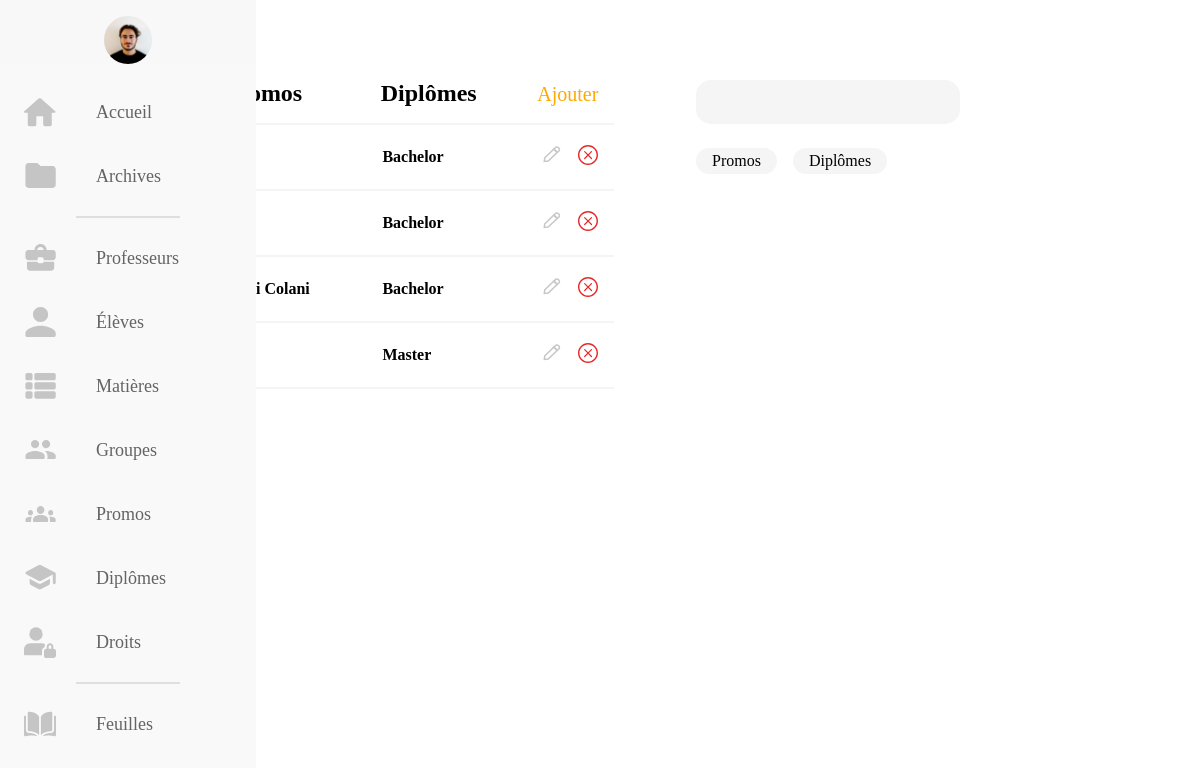
The app's page /src/asset/back-office/promos/promos.php (signed in) with its own data.
### tables this page shows
CREATE TABLE `promo` (
  `idPromo` int(11) NOT NULL,
  `idDiplome` int(11) DEFAULT NULL,
  `nomPromo` varchar(20) NOT NULL,
  `dateCreation` year(4) NOT NULL
);

CREATE TABLE `diplome` (
  `idDiplome` int(11) NOT NULL,
  `nomDiplome` varchar(20) NOT NULL,
  `dureeDiplome` int(11) NOT NULL
);

### src/asset/back-office/promos/promos.php (the view, shortened to what this page needs)
<?php
if ( $_SESSION['isAdmin']==1 && $_SESSION['isActualUser'] == 1 ){
?>
<!DOCTYPE html>
<html lang="fr">
<head>
    <link rel="stylesheet" href="https://pro.fontawesome.com/releases/v5.15.1/css/all.css" type="text/css">
    <link rel="stylesheet" href="../../../css/matieres.css">
</head>
<body>
    <?php
        include "../../client-side/connexionBDD.php";
            $stmt = $dbh->prepare("SELECT nomPromo, promo.idPromo, diplome.idDiplome, diplome.nomDiplome FROM promo, diplome WHERE diplome.idDiplome = promo.idDiplome ORDER by nomPromo");
            $donnees = $stmt->execute();
    ?>
<nav class="navbar">
    <ul class="navbar-nav">
      <li class="logo">
        <a href="#" class="nav-link">
        <?php if (isset($_SESSION['photoUser'])){
            ?>  <img class="" src="../../../../images-users/<?php echo $_SESSION['photoUser'] ?>"  alt=""> <?php
          }
          else { ?>
            <span class="link-text logo-text" > <?php echo $_SESSION['name'];?></span>
          <?php  } ?>
        </a>
      </li>
      <li class="nav-item">
        <a href="../home.php" class="nav-link">
        <img src="../../../img/Icons/HomeOrange.svg" alt="">
        <span class="link-text">Accueil</span>
        </a>
      </li>
      <li class="nav-item">
        <a href="../archives.php" class="nav-link">
        <img src="../../../img/Icons/FolderOrange.svg" alt="">
        <span class="link-text">Archives</span>
        </a>
      </li>
      <hr class="separator">
      <li class="nav-item">
        <a href="../profs/profs.php" class="nav-link">
        <img src="../../../img/Icons/MaletteOrange.svg" alt="">
        <span class="link-text">Professeurs</span>
        </a>
      </li>
      <li class="nav-item">
        <a href="../eleves/eleves.php" class="nav-link">
        <img src="../../../img/Icons/UserOrange.svg" alt="">
        <span class="link-text">Élèves</span>
        </a>
      </li>
      <li class="nav-item">
        <a href="../matieres/matieres.php" class="nav-link">
        <img src="../../../img/Icons/ParamsOrange.svg" alt="">
        <span class="link-text">Matières</span>
        </a>
      </li>
      <li class="nav-item">
        <a href="../groupes/groupes.php" class="nav-link">
        <img src="../../../img/Icons/2UsersOrange.svg" alt="">
        <span class="link-text">Groupes</span>
        </a>
      </li>
      <li class="nav-item">
        <a href="../promos/promos.php" class="nav-link">
        <img src="../../../img/Icons/3UsersOranges.svg" alt="">
        <span class="link-text">Promos</span>
        </a>
      </li>
      <li class="nav-item">
        <a href="../diplomes/diplomes.php" class="nav-link">
        <img src="../../../img/Icons/DiplomeOrange.svg" alt="">
        <span class="link-text">Diplômes</span>
        </a>
      </li>
      <li class="nav-item">
        <a href="../droits/droits.php" class="nav-link">
        <img src="../../../img/Icons/profile.svg" alt="">
        <span class="link-text">Droits</span>
        </a>
      </li>
      <hr class="separator">
      <li class="nav-item">
        <a href="../../../../../workshop-test" class="nav-link">
        <img src="../../../img/Icons/books.svg" alt="">
        <span class="link-text">Feuilles</span>
        </a>
      </li>
    </ul>
  </nav>
        <main>
        <div id="containerList">
          <div class="containerTools">
            <h2 class="hRole">Promos</h2>
            <h2 class="hRole">Diplômes</h2>
            <a href="promos-create.php">Ajouter</a>
            <div class="filtres">
                <input class="search" placeholder="&#xF002;" />
                <div class="filtresSort">
                  <span class='sort' data-sort='nomPromos' data-default-order='asc'>Promos</span>
                  <span class='sort' data-sort='nomDiplomes' data-default-order='asc'>Diplômes</span>
                </div>
              </div>
          </div>
        <ul class="list">
        <?php
            while ($donnees = $stmt->fetch()){
        ?>
          <li class="liList">
            <div class="containerPromos nomPromos">
              <?php echo $donnees['nomPromo']?>
            </div>
            <div class="containerDiplomes nomDiplomes">
              <?php echo $donnees['nomDiplome']?>
            </div>
            <div class="containerActions">
              <a href="promos-create.php?action=edit&amp;id=<?php echo $donnees['idPromo'];?>&promo=<?php echo $donnees['nomPromo'];?>&idDiplome=<?php echo $donnees['idDiplome'] ?>"><img src="../../../img/Icons/Edit.svg" alt=""></a>
              <a href="#modalWindow" class="linkModal"><img src="../../../img/Icons/croixRouge.svg" alt=""></a>
            </div>
          </li>
        <?php
      }
        ?>
        </ul>
        </div>
        </main>
</body>
</html>
<?php
    }

### src/css/matieres.css (style rules this page uses)
:root { --colorText: #FFA900; --colordark : #333333; --colorGrey : #878787; --colorBarre : rgba(240, 240, 240, 0.7); --colorWhite : #FFFFFF; --colorDots : #DADADA; --colorBlack: rgba(20,20,43,1); --text-primary: #23232e; --text-secondary: #141418; --text-third: #929292; --bg-primary: #f9f9f9; --bg-secondary: #f8f8f8 ; --bg-searchBar : #F5F5F5; --jauneESADD: #FAA900; --transition-speed: 600ms; --retard: #D31818; --white: white; }
* { outline : none; }
body { color: black; background-color: white; margin: 0; padding: 0; font-family: 'Futura PT'; }
.navbar { position: fixed; background-color: var(--bg-primary); transition: width 600ms ease; overflow: scroll; }
.navbar-nav { list-style: none; padding: 0; margin: 0; display: flex; flex-direction: column; align-items: center; height: 100%; }
.nav-item { width: 100%; }
.nav-link { display: flex; align-items: center; height: 4rem; color: var(--text-primary); text-decoration: none; filter: grayscale(100%) opacity(0.7); transition: var(--transition-speed); }
.link-text { display: none; margin-left: 1rem; font-size: 18px; font-weight: 500; }
.nav-link svg, .nav-link img, .nav-link .fa-book { width: 2rem; min-width: 2rem; margin: 0 1.5rem; }
.logo img { width: 3rem; border-radius: 50%; margin-left:auto; margin-right: auto; margin-top: 1rem; margin-bottom: 0; }
.logo .nav-link { filter: none; }
.logo { font-weight: bold; text-transform: capitalize; margin-bottom: 1rem; text-align: center; color: var(--text-secondary); background: var(--bg-secondary); font-size: 1.5rem; width: 100%; }
main { display: flex; flex-direction: column; justify-content: center; }
.containerTools { display: grid; grid-template-columns: 1fr 1fr auto; align-items: baseline; }
.containerTools a { color: var(--colorText); text-decoration: none; font-size: 1.25rem; text-align: right; margin-right: 1rem; }
#containerList { text-align: left; }
h2 { margin:0; }
.list { list-style: none; padding:0; }
.liList { display: grid; grid-template-columns: 1fr 1fr auto; align-items: center; font-family: 'Futura PT Light'; font-weight: 600; height: 4rem; border-bottom: 1px solid var(--colorBarre); border-top: 1px solid var(--colorBarre); }
.liList:first-of-type { border-top: 2px solid var(--colorBarre); }
.liList:last-of-type { border-bottom: 2px solid var(--colorBarre); }
.containerActions { display: flex; flex-direction: row; justify-content: space-between; align-items: center; }
.containerActions a:first-of-type { margin-right: 1rem; }
.containerActions a:nth-of-type(2) { margin-right: 1rem; }
.containerActions img { width: 1.3rem; }
.search { background-color: var(--bg-searchBar); border: none; border-radius: 15px; width: 14.5rem; height: 0.75rem; padding: 1rem 1rem; font-family: 'Font Awesome 5 Pro', 'Futura PT'; font-size: 1rem; }
.search::placeholder { color: var(--colorGrey); }
.filtresSort span { background-color: var(--bg-searchBar); border-radius: 15px; text-align: center; }
@media all and (min-width: 601px) { .navbar { top: 0; width: 5rem; height: 100vh; } }
@media all and (min-width: 601px) { ul { padding:0 10rem; } }
@media all and (min-width: 601px) { .separator { width: 40%; box-shadow: none; border: 1px solid #DFDFDF; } }
@media all and (min-width: 601px) { main { margin-left: 14rem; padding: 5rem 0; } }
@media all and (min-width: 601px) { .containerTools, .list { width: 40%; } }
@media all and (min-width: 601px) { .filtres { position: absolute; right: 20vw; } }
@media all and (min-width: 601px) { .filtresSort { display:flex; flex-direction: row; align-items: baseline; margin-top: 1.5rem; } }
@media all and (min-width: 601px) { .filtresSort span { margin-right: 1rem; padding: 0.25rem 1rem; } }

### records on screen
promo: idDiplome.nomDiplome "Bachelor"
promo: idDiplome.nomDiplome "Bachelor"
promo: nomPromo "Luigi Colani", idDiplome.nomDiplome "Bachelor"
promo: idDiplome.nomDiplome "Master"
